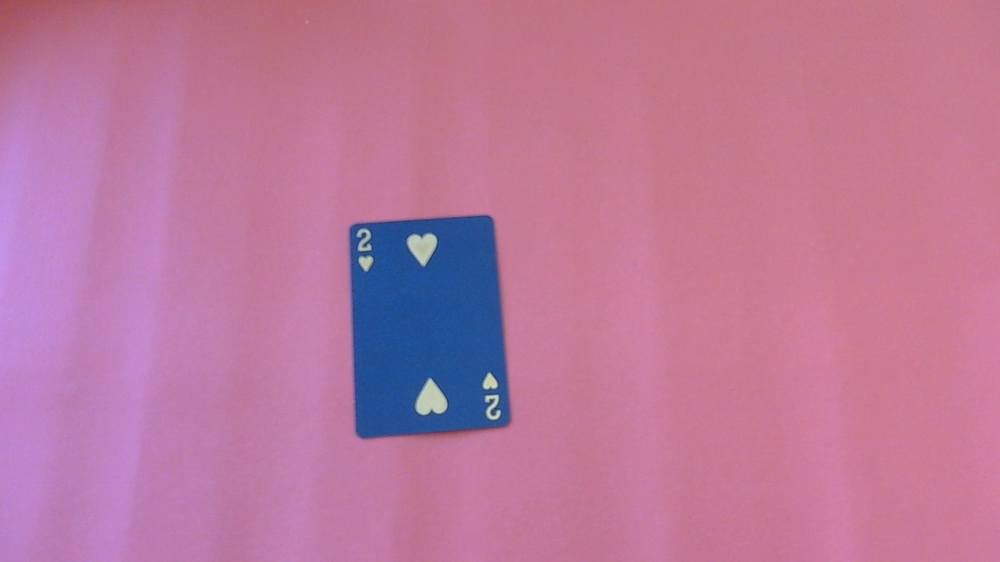
#> input picture features/2/2.2.png, 1000 x 562 px, shrunk from 1920 x 1080 before the run, found by its file name
$ python blackandwhite.py
#> lines starting #> are read from the running program, lines starting #| are printed output that depends on the picture
import cv2 as cv
import os

# ---- Settings ----
# Change this to your image file path
input_image_path = "features/2/2.2.png"

# Output will be saved with "_bw" suffix in the same directory
# Or you can specify a custom output path:
# output_image_path = "output/my_bw_image.png"

# ---- Convert to Black and White ----
# Read the image
img = cv.imread(input_image_path)
#> img is the input picture: shape (562, 1000, 3); mean B, G, R 155.9, 120.9, 187.5

if img is None:
    print(f"[ERROR] Could not read image: {input_image_path}")
    print("Please check the file path is correct.")
else:
    # Convert to grayscale
    gray_img = cv.cvtColor(img, cv.COLOR_BGR2GRAY)
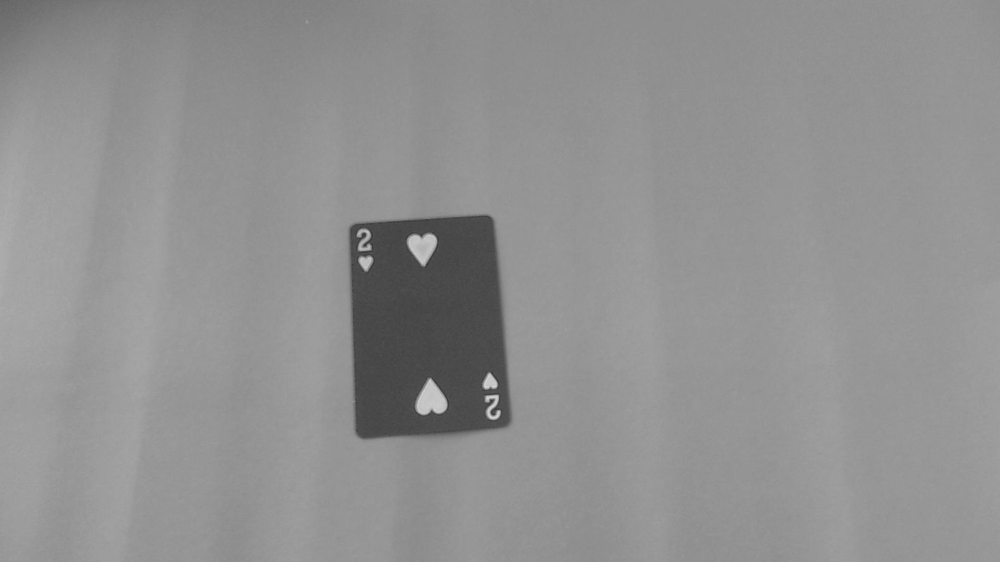
#> gray_img: shape (562, 1000); min 51, max 215, mean 144.7

    # Generate output filename
    dir_name = os.path.dirname(input_image_path)
    base_name = os.path.basename(input_image_path)
    name_without_ext, ext = os.path.splitext(base_name)
    output_image_path = os.path.join(dir_name, f"{name_without_ext}_bw{ext}")

    # Save the grayscale image
    success = cv.imwrite(output_image_path, gray_img)

    if success:
        print(f"[SUCCESS] Black and white image saved to: {output_image_path}")
    else:
        print(f"[ERROR] Failed to save image to: {output_image_path}")
